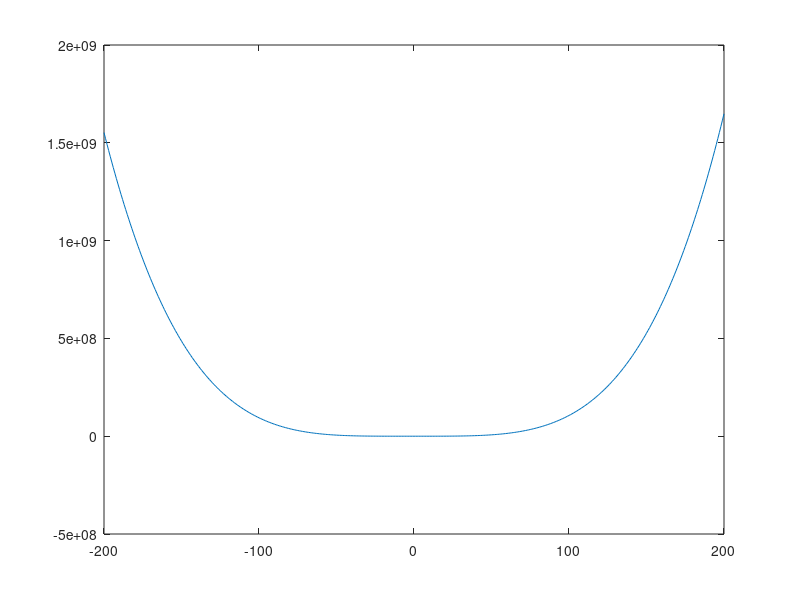

Here is the MATLAB script that generated this plot:
% Octave Script
% Title                  :funcion real de variable real f8
% Description            :Script para recordar funcion real de variable real
% Author                 :Magali Valencia Clemente
% Date                   :20211026
% Version                :1
% Usage                  :C:\Users\magali
%                        :octave>funcion real de variable real

clear
% graficar la siguiente funcion f(x)= x^4+6x^3+9^2-1
% crear rango de valores
x=-200:1:200;
% calcular los valores 
y=x.^4+ 6*x.^3+9*x.^2-1;
% realizar la grafica
plot(x, y);


